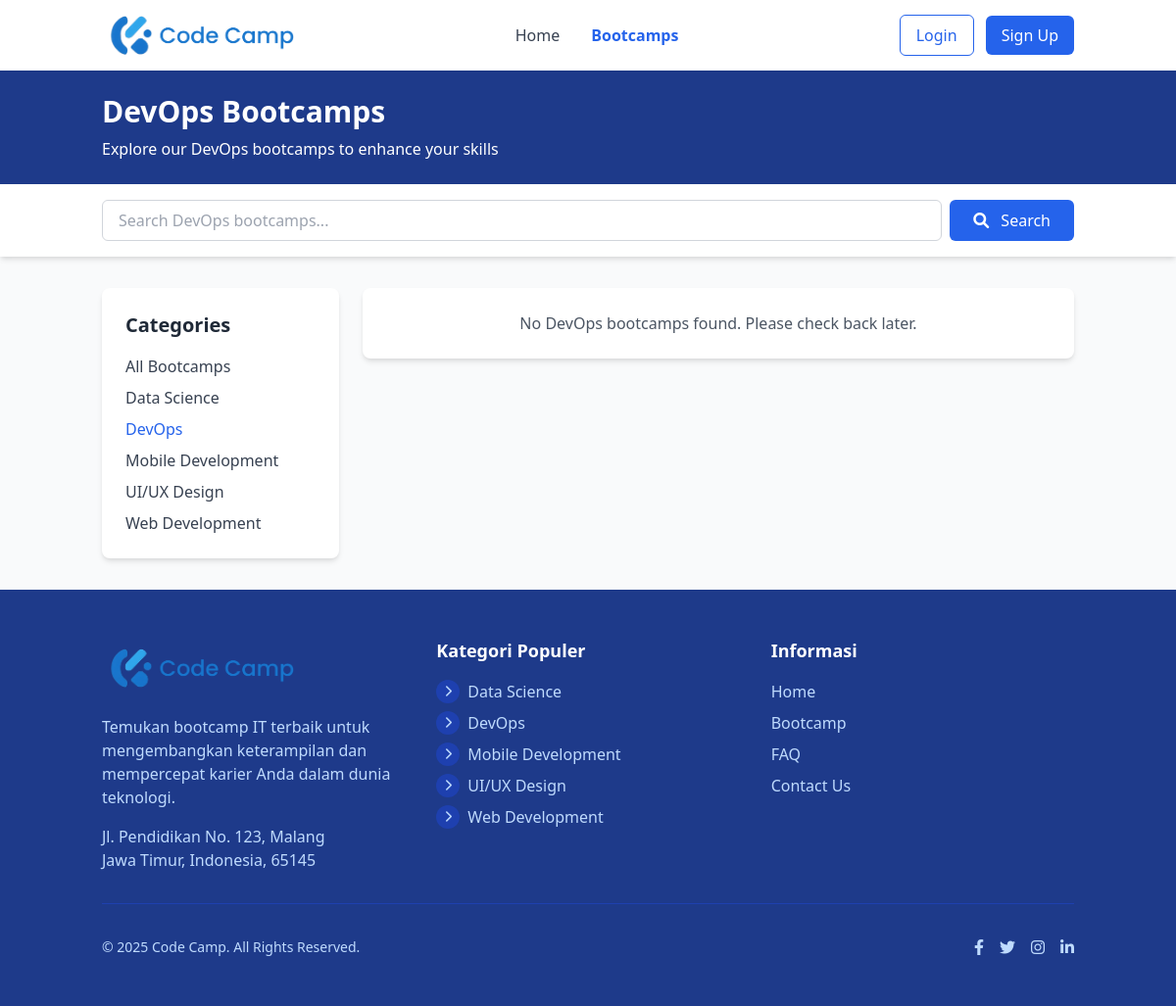
Before: /index.php?action=bootcamp_category&id=5 with the older database file.
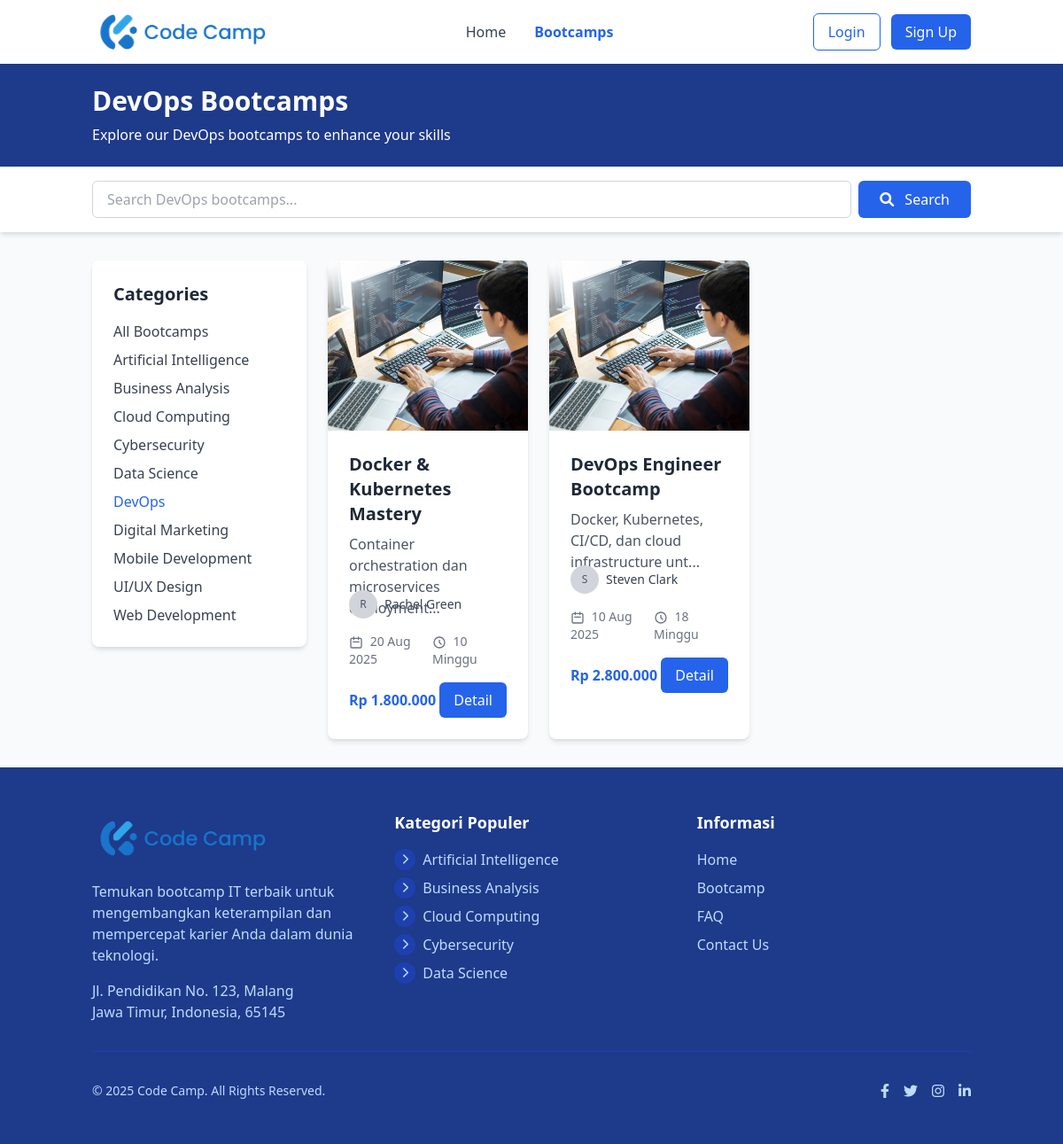
After: the same page with the newer database file.
### tables this page shows
CREATE TABLE IF NOT EXISTS categories (
    id INT AUTO_INCREMENT PRIMARY KEY,
    name VARCHAR(100) NOT NULL UNIQUE,  
    slug VARCHAR(100) NOT NULL UNIQUE,  
    icon VARCHAR(255) DEFAULT NULL,  
    description TEXT DEFAULT NULL,  
    status ENUM('active', 'inactive') DEFAULT 'active',  
    sort_order INT DEFAULT 0,  
    created_at DATETIME NOT NULL DEFAULT CURRENT_TIMESTAMP,  
    updated_at DATETIME DEFAULT CURRENT_TIMESTAMP ON UPDATE CURRENT_TIMESTAMP,  
    
     
    INDEX idx_categories_slug (slug),
    INDEX idx_categories_status (status),
    INDEX idx_categories_sort (sort_order)
);

CREATE TABLE IF NOT EXISTS bootcamps (
    id INT AUTO_INCREMENT PRIMARY KEY,
    title VARCHAR(255) NOT NULL,
    slug VARCHAR(255) NOT NULL UNIQUE,  
    description TEXT DEFAULT NULL,  
    category_id INT NOT NULL,
    instructor_name VARCHAR(100) NOT NULL,
    instructor_photo VARCHAR(255) DEFAULT NULL,  
    price DECIMAL(10, 2) NOT NULL DEFAULT 0.00,  
    discount_price DECIMAL(10, 2) DEFAULT NULL,  
    start_date DATE DEFAULT NULL,  
    duration VARCHAR(50) DEFAULT NULL,  
    image VARCHAR(255) DEFAULT NULL,  
    status ENUM('active', 'upcoming', 'closed', 'draft') DEFAULT 'draft',  
    featured TINYINT(1) DEFAULT 0,  
    max_participants INT DEFAULT NULL,  
    current_participants INT DEFAULT 0,  
    created_at DATETIME NOT NULL DEFAULT CURRENT_TIMESTAMP,  
    updated_at DATETIME DEFAULT CURRENT_TIMESTAMP ON UPDATE CURRENT_TIMESTAMP,  
    
     
    FOREIGN KEY (category_id) REFERENCES categories(id) ON DELETE RESTRICT ON UPDATE CASCADE,
    
     
    INDEX idx_bootcamps_slug (slug),
    INDEX idx_bootcamps_category (category_id),
    INDEX idx_bootcamps_status (status),
    INDEX idx_bootcamps_featured (featured),
    INDEX idx_bootcamps_start_date (start_date)
);

### views/bootcamp/category.php (the view, shortened to what the rows shown need)
<?php
include_once 'views/includes/header.php';
?>
<div class="bg-blue-900 text-white py-6">
    <div class="container mx-auto px-4">
        <h1 class="text-3xl font-bold"><?php echo htmlspecialchars($this->category->name); ?> Bootcamps</h1>
        <p class="mt-2">Explore our <?php echo htmlspecialchars($this->category->name); ?> bootcamps to enhance your skills</p>
    </div>
</div>
<div class="bg-white shadow-md py-4">
    <div class="container mx-auto px-4">
        <form action="index.php" method="GET" class="flex flex-col md:flex-row gap-2">
            <input type="text" name="keyword" placeholder="Search <?php echo htmlspecialchars($this->category->name); ?> bootcamps..."
                class="flex-grow px-4 py-2 border border-gray-300 rounded-md focus:outline-none focus:ring-2 focus:ring-blue-500">
            <button type="submit" class="px-6 py-2 bg-blue-600 text-white rounded-md hover:bg-blue-700 transition-colors">
                <i class="fas fa-search mr-2"></i> Search
            </button>
        </form>
    </div>
</div>
<div class="container mx-auto px-4 py-8">
    <div class="flex flex-col md:flex-row gap-6">
        <div class="md:w-1/4">
            <div class="bg-white rounded-lg shadow-md p-6">
                <h2 class="text-xl font-bold text-gray-800 mb-4">Categories</h2>
                <div class="space-y-2">
                    <a href="index.php?action=bootcamps" class="block text-gray-700 hover:text-blue-600 transition-colors">All Bootcamps</a>
                    <?php foreach ($categories as $cat): ?>
                        <?php $isActive = $cat['id'] == $this->category->id; ?>
                        <a href="index.php?action=bootcamp_category&id=<?php echo $cat['id']; ?>"
                            class="block <?php echo $isActive ? 'text-blue-600 font-medium' : 'text-gray-700 hover:text-blue-600 transition-colors'; ?>">
                            <?php echo htmlspecialchars($cat['name']); ?>
                        </a>
                    <?php endforeach; ?>
                </div>
            </div>
        </div>
        <div class="md:w-3/4">
            <?php if (empty($bootcamps)): ?>
                <div class="bg-white rounded-lg shadow-md p-6 text-center">
                    <p class="text-gray-600">No <?php echo htmlspecialchars($this->category->name); ?> bootcamps found. Please check back later.</p>
                </div>
            <?php else: ?>
                <div class="grid grid-cols-1 md:grid-cols-2 lg:grid-cols-3 gap-6">
                    <?php foreach ($bootcamps as $bootcamp): ?>
                        <div class="bg-white rounded-lg overflow-hidden shadow-md hover:shadow-lg transition-shadow duration-300">
                            <?php if (!empty($bootcamp['image'])): ?>
                                <img src="assets/images/ngoding.jpg"
                                    alt="<?php echo htmlspecialchars($item['title']); ?>"
                                    class="w-full h-48 object-cover">
                            <?php else: ?>
                                <div class="w-full h-48 bg-gray-200 flex items-center justify-center">
                                    <span class="text-gray-500">No image available</span>
                                </div>
                            <?php endif; ?>
                            <div class="p-6">
                                <div class="flex justify-between items-start mb-2">
                                    <h3 class="text-xl font-bold text-gray-800">
                                        <?php echo htmlspecialchars($bootcamp['title']); ?>
                                    </h3>
                                </div>
                                <p class="text-gray-600 mb-4 line-clamp-2 h-12">
                                    <?php echo htmlspecialchars(substr($bootcamp['description'], 0, 55)) . '...'; ?>
                                </p>
                                <div class="flex items-center mb-4">
                                    <?php if (!empty($bootcamp['instructor_photo'])): ?>
                                        <div class="w-8 h-8 rounded-full bg-gray-300 flex items-center justify-center mr-2">
                                            <span class="text-gray-600 text-xs">
                                                <?php echo substr($bootcamp['instructor_name'], 0, 1); ?>
                                            </span>
                                        </div>
                                    <?php endif; ?>
                                    <span class="text-sm text-gray-700">
                                        <?php echo htmlspecialchars($bootcamp['instructor_name']); ?>
                                    </span>
                                </div>
                                <div class="flex justify-between text-sm text-gray-500 mb-4">
                                    <div>
                                        <svg class="w-4 h-4 inline mr-1" fill="none" stroke="currentColor" viewBox="0 0 24 24" xmlns="http://www.w3.org/2000/svg">
                                            <path stroke-linecap="round" stroke-linejoin="round" stroke-width="2" d="M8 7V3m8 4V3m-9 8h10M5 21h14a2 2 0 002-2V7a2 2 0 00-2-2H5a2 2 0 00-2 2v12a2 2 0 002 2z"></path>
                                        </svg>
                                        <?php echo date('d M Y', strtotime($bootcamp['start_date'])); ?>
                                    </div>
                                    <div>
                                        <svg class="w-4 h-4 inline mr-1" fill="none" stroke="currentColor" viewBox="0 0 24 24" xmlns="http://www.w3.org/2000/svg">
                                            <path stroke-linecap="round" stroke-linejoin="round" stroke-width="2" d="M12 8v4l3 3m6-3a9 9 0 11-18 0 9 9 0 0118 0z"></path>
                                        </svg>
                                        <?php echo htmlspecialchars($bootcamp['duration']); ?>
                                    </div>
                                </div>
                                <div class="flex items-center justify-between">
                                    <div>
                                        <span class="text-blue-600 font-bold">
                                            Rp <?php echo number_format($bootcamp['price'], 0, ',', '.'); ?>
                                        </span>
                                    </div>
                                    <a href="index.php?action=bootcamp_detail&id=<?php echo $bootcamp['id']; ?>"
                                        class="px-4 py-2 bg-blue-600 text-white rounded-md hover:bg-blue-700 transition-colors">
                                        Detail
                                    </a>
                                </div>
                            </div>
                        </div>
                    <?php endforeach; ?>
                </div>
            <?php endif; ?>
        </div>
    </div>
</div>
<?php
include_once 'views/includes/footer.php';
?>

### views/includes/footer.php (shortened to what the rows shown need)
    <footer class="bg-blue-900 text-white">
        <div class="container mx-auto px-4 py-12">
            <div class="grid grid-cols-1 md:grid-cols-3 gap-8">
                <div>
                    <div class="flex items-center mb-4">
                        <img src="<?php echo isset($base_url) ? $base_url : ''; ?>assets/images/logo.png" alt="Logo" class="h-16 hidden md:block">
                    </div>
                    <p class="text-blue-200 mb-4">Temukan bootcamp IT terbaik untuk mengembangkan keterampilan dan mempercepat karier Anda dalam dunia teknologi.</p>
                    <p class="text-blue-200">Jl. Pendidikan No. 123, Malang<br>Jawa Timur, Indonesia, 65145</p>
                </div>
                <div>
                    <h3 class="text-lg font-bold mb-4">Kategori Populer</h3>
                    <ul class="space-y-2">
                        <?php foreach (array_slice($categories, 0, 5) as $category): ?>
                            <li class="flex items-center">
                                <div class="w-6 h-6 mr-2 bg-blue-800 rounded-full flex items-center justify-center">
                                    <?php
                                    $icon_path = null;
                                    if ($icon_path): ?>
                                        <img src="<?php echo $icon_path; ?>" alt="<?php echo htmlspecialchars($category['name']); ?>" class="w-4 h-4 object-contain filter brightness-0 invert">
                                    <?php else: ?>
                                        <i class="fas fa-chevron-right text-blue-200 text-xs"></i>
                                    <?php endif; ?>
                                </div>
                                <a href="<?php echo isset($base_url) ? $base_url : ''; ?>index.php?action=bootcamp_category&id=<?php echo $category['id']; ?>" class="text-blue-200 hover:text-white transition-colors">
                                    <?php echo htmlspecialchars($category['name']); ?>
                                </a>
                            </li>
                        <?php endforeach; ?>
                    </ul>
                </div>
                <div>
                    <h3 class="text-lg font-bold mb-4">Informasi</h3>
                    <ul class="space-y-2">
                        <li><a href="<?php echo isset($base_url) ? $base_url : ''; ?>index.php" class="text-blue-200 hover:text-white">Home</a></li>
                        <li><a href="<?php echo isset($base_url) ? $base_url : ''; ?>index.php?action=bootcamps" class="text-blue-200 hover:text-white">Bootcamp</a></li>
                        <li><a href="#" class="text-blue-200 hover:text-white">FAQ</a></li>
                        <li><a href="#" class="text-blue-200 hover:text-white">Contact Us</a></li>
                    </ul>
                </div>
            </div>
            <div class="border-t border-blue-800 mt-8 pt-8 flex flex-col md:flex-row justify-between items-center">
                <p class="text-blue-200 text-sm">&copy; 2025 Code Camp. All Rights Reserved.</p>
                <div class="flex space-x-4 mt-4 md:mt-0">
                    <a href="#" class="text-blue-200 hover:text-white">
                        <i class="fab fa-facebook-f"></i>
                    </a>
                    <a href="#" class="text-blue-200 hover:text-white">
                        <i class="fab fa-twitter"></i>
                    </a>
                    <a href="#" class="text-blue-200 hover:text-white">
                        <i class="fab fa-instagram"></i>
                    </a>
                    <a href="#" class="text-blue-200 hover:text-white">
                        <i class="fab fa-linkedin-in"></i>
                    </a>
                </div>
            </div>
        </div>
    </footer>
</body>
</html>

Changed rows visible on the page:
no longer on one of the page's lists (row edited): categories: name "DevOps"
no longer on one of the page's lists (row edited): categories: name "Mobile Development"
no longer on one of the page's lists (row edited): categories: name "UI/UX Design"
no longer on one of the page's lists (row edited): categories: name "Web Development"
changed categories "DevOps": name "DevOps" → (not shown)
added categories: name "Artificial Intelligence"
added categories: name "Business Analysis"
added categories: name "Cloud Computing"
added categories: name "Cybersecurity"
added categories: name "Digital Marketing", shown under "Categories"
added bootcamps: title "Docker & Kubernetes Mastery", description "Container orchestration dan microservices deployment", instructor_name "R", instructor_name "Rachel Green", start_date "20 Aug 2025", duration "10 Minggu", price "1.800.000"
added bootcamps: title "DevOps Engineer Bootcamp", description "Docker, Kubernetes, CI/CD, dan cloud infrastructure unt", instructor_name "S", instructor_name "Steven Clark", start_date "10 Aug 2025", duration "18 Minggu", price "2.800.000"
Other visible differences:
text no longer shown: "No bootcamps found. Please check back later."
